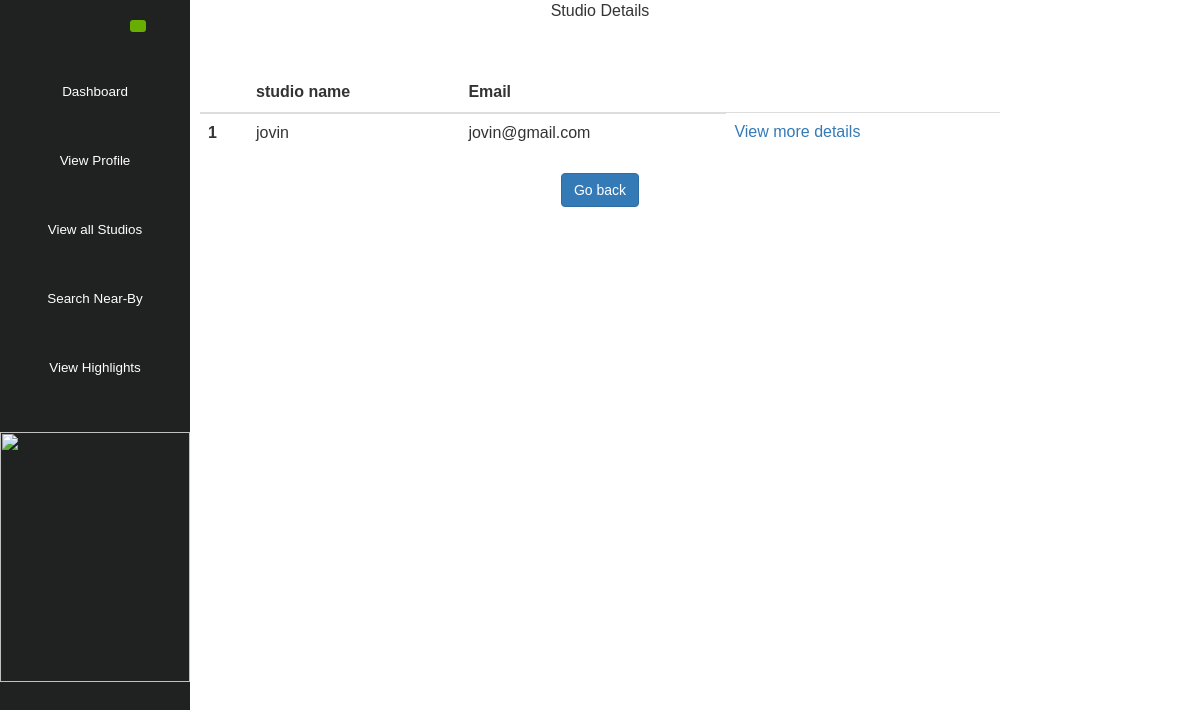
The app's page /web/studio_view.php, older data.
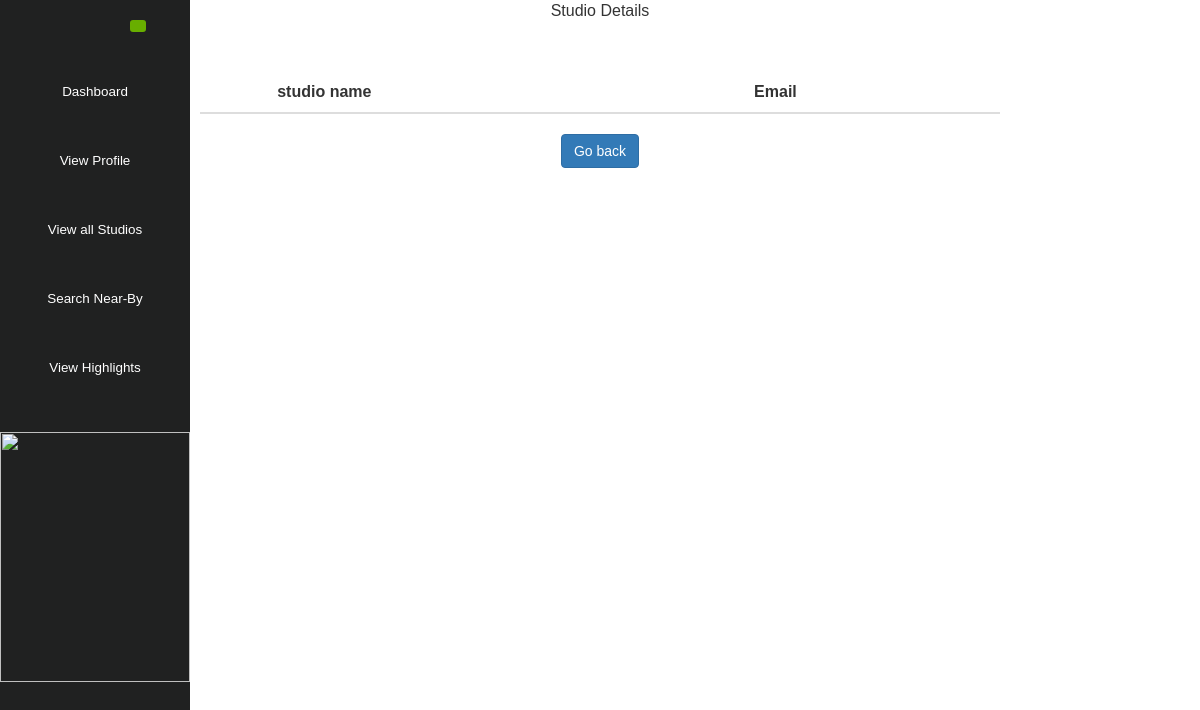
The same page, newer data.
### tables this page shows
CREATE TABLE `tbl_studio` (
  `s_id` int(11) NOT NULL,
  `s_name` varchar(30) NOT NULL,
  `email` varchar(30) NOT NULL,
  `p_o` varchar(20) NOT NULL,
  `place` varchar(20) NOT NULL,
  `d_id` int(11) NOT NULL,
  `phone` bigint(20) NOT NULL,
  `mobile` bigint(20) NOT NULL,
  `pro_pic_url` varchar(255) NOT NULL
);

### web/studio_view.php (the view, shortened to what this page needs)
            <!DOCTYPE html>
<html>
<head>
			<link href="css/bootstrap.css" rel="stylesheet" type="text/css" media="all">
<link href="css/style.css" rel="stylesheet" type="text/css" media="all"/>
</head>
<body>
					<div >
                            <div class="table-responsive">
							<center>Studio Details</center>
<table class="table table-hover" id="customers">
    <thead>
        <tr>
            <th></th>
 <th>studio name</th>
<th>Email </th>
        </tr>
    </thead>
<?php
$counter = 0;
include 'dbcon.php';
$sql1_studio="SELECT * FROM `tbl_studio`";
$result_studio=mysqli_query($connection,$sql1_studio);
while($fetch_studio=mysqli_fetch_array($result_studio)){
?>
    <tbody>
        <tr>
            <th scope="row"><?php echo ++$counter; ?></th>
<td><?php echo $fetch_studio["s_name"];?></td>
<td><?php echo $fetch_studio["email"];?></td>
<td><a href="">View more details</a></td>
        </tr>
    </div>   </tbody>
<?php
}
?>
</table>
					 <center> <td><a href="user_home.php" button class="btn btn-primary ">Go back</button></a></td>
</center>
                  </div>
</div>
    <div class="sidebar-menu">
		  	<div class="logo"> <a href="#" class="sidebar-icon"> <span class="fa fa-bars"></span> </a>  </div>
		    <div class="menu">
		      <ul id="menu" >
		        <li id="menu-home" ><a href="user_home.php" ><i class="fa fa-tachometer"></i><span>Dashboard</span></a></li><br>
				<li id="menu-home" ><a href="../profile.php" ><i class="fa fa-tachometer"></i><span>View Profile</span></a></li><br>
				<li id="menu-home" ><a href="studio_view.php" ><i class="fa fa-tachometer"></i><span>View all Studios</span></a></li><br>
				<li id="menu-home" ><a href="../ajax/index.php" ><i class="fa fa-tachometer"></i><span>Search Near-By</span></a></li><br>
				<li id="menu-home" ><a href="#" ><i class="fa fa-tachometer"></i><span>View Highlights</span></a></li>
		      </ul>
		    </div>
			&nbsp&nbsp&nbsp&nbsp <img src="../mypic/d.jpg" width="190" height="250">
	 </div>
</body>
</html>

Row changes from the older to the newer data that the page shows:
removed tbl_studio: s_name "jovin", email "jovin@gmail.com"
